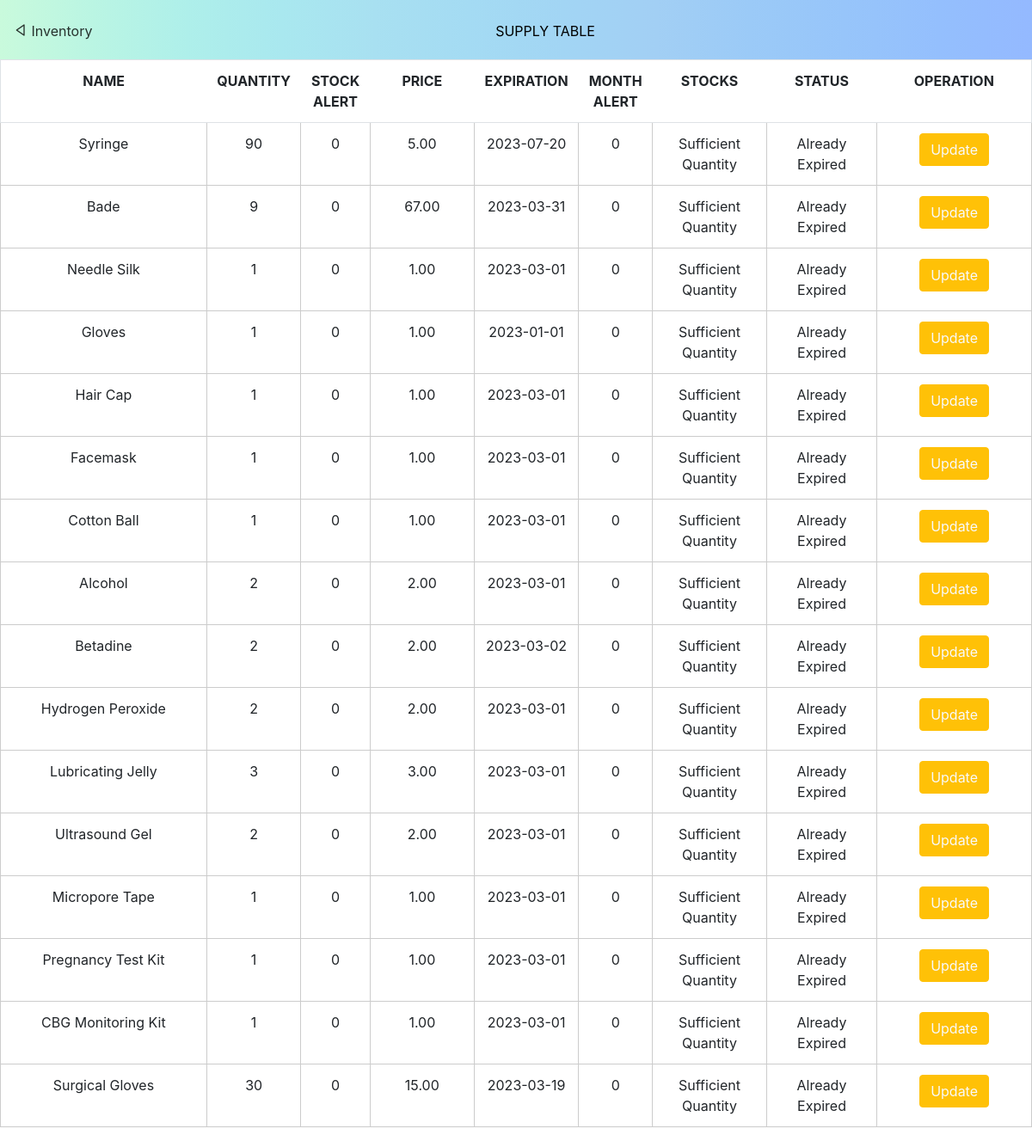
Screenshot of /MedClin/Estillore-Medical-Clinic-feature/Home/admin/supply.php (signed in) with the database file from the repository.
### tables this page shows
CREATE TABLE `supplies` (
  `supply_id` bigint(20) NOT NULL,
  `name` varchar(255) DEFAULT NULL,
  `quantity` int(11) DEFAULT NULL,
  `stock_alert` int(11) NOT NULL,
  `month_alert` int(11) NOT NULL,
  `price` decimal(5,2) DEFAULT NULL,
  `exp_date` date DEFAULT NULL,
  `mnf_date` date DEFAULT NULL,
  `create_datetime` datetime DEFAULT NULL,
  `update_datetime` datetime DEFAULT NULL
);

### MedClin/Estillore-Medical-Clinic-feature/Home/admin/supply.php (the view, shortened to what this page needs)
<?php
    $sortColumn = isset($_GET['sort']) ? $_GET['sort'] : 'supply_id';
    $sortOrder = isset($_GET['order']) ? $_GET['order'] : 'ASC';
    $localhost = "localhost";
    $root = "root";
    $password = "";
    $db = "profiles";
    $con = mysqli_connect($localhost, $root, $password, $db);
    $query = "SELECT supplies.*,
        CASE
            WHEN exp_date = NOW() THEN 'Expired Today'
            WHEN exp_date < NOW() THEN 'Already Expired'
            WHEN exp_date = DATE_ADD(NOW(), INTERVAL month_alert MONTH) THEN 'Near Expiry'
        END AS 'status',
        CASE
            WHEN quantity > stock_alert THEN 'Sufficient Quantity'
            WHEN quantity <= stock_alert THEN 'Needs Restocking'
            WHEN quantity = 1 THEN 'Out of Stock'
        END AS 'stocks',
        CASE
            WHEN supply_id > 0 THEN 'Supply'
        END AS 'category'
        FROM supplies
        WHERE quantity <= stock_alert OR exp_date <= NOW()
        ORDER BY $sortColumn $sortOrder";
    $category = 'Supply';
    if ($supply = $con->query($query)) {
    }
?>
<!DOCTYPE html>
<html lang="en">
    <head>
        <link rel="stylesheet" href="../stylesheets/table.css">
        <link rel="stylesheet" href="https://cdn.jsdelivr.net/npm/bootstrap@5.0.0-beta1/dist/css/bootstrap.min.css">
        <link rel="stylesheet" href="https://cdn.jsdelivr.net/npm/bootstrap@5.0.0-beta1/dist/js/bootstrap.bundle.min.js">
        <link rel="stylesheet" href="https://cdnjs.cloudflare.com/ajax/libs/jquery/3.2.1/jquery.min.js">
        <link rel="stylesheet" href="https://cdn.jsdelivr.net/npm/boxicons@latest/css/boxicons.min.css">
        <link href="https://cdn.jsdelivr.net/npm/bootstrap@5.3.0-alpha1/dist/css/bootstrap.min.css" rel="stylesheet">
        <link href="//maxcdn.bootstrapcdn.com/bootstrap/4.0.0/css/bootstrap.min.css" rel="stylesheet" id="bootstrap-css">
    </head>
    <body>
    <header class="header home-bg" id="header" style="opacity:; height: 69px;">
        <div class="w-20 h-20">
            <br>
            <a class="ml-3 float-left" href="inventory.php"
            style="text-decoration:none; color: black; opacity:.8; width:100px;"><i class='bx bx-left-arrow'></i>
                Inventory</a>
            <p class="mr-5 float text-center" style="text-decoration:none; color: black;">SUPPLY TABLE</p>
        </div>
    </header>
    <div class="bg-secondary">
        <div>
            <table class="table">
                <tr class="bg-info text-black">
                    <th class="thead-dark sortable-column" style="width:20%;"
                        onclick="window.location='?sort=name&order=<?php echo $sortOrder === 'ASC' ? 'DESC' : 'ASC'; ?>'">NAME
                    </th>
                    <th class="thead-dark sortable-column" style="width:5%;"
                        onclick="window.location='?sort=quantity&order=<?php echo $sortOrder === 'ASC' ? 'DESC' : 'ASC'; ?>'">QUANTITY
                    </th>
                    <th class="thead-dark sortable-column" style="width:5%;"
                        onclick="window.location='?sort=stock_alert&order=<?php echo $sortOrder === 'ASC' ? 'DESC' : 'ASC'; ?>'">STOCK ALERT
                    </th>
                    <th class="thead-dark sortable-column"
                        onclick="window.location='?sort=price&order=<?php echo $sortOrder === 'ASC' ? 'DESC' : 'ASC'; ?>'">PRICE
                    </th>
                    <th class="thead-dark sortable-column" style="width:10%;"
                        onclick="window.location='?sort=exp_date&order=<?php echo $sortOrder === 'ASC' ? 'DESC' : 'ASC'; ?>'">EXPIRATION
                    </th>
                    <th class="thead-dark sortable-column" style="width:5%;"
                        onclick="window.location='?sort=month_alert&order=<?php echo $sortOrder === 'ASC' ? 'DESC' : 'ASC'; ?>'">MONTH ALERT
                    </th>
                    <th class="thead-dark">STOCKS</th>
                    <th class="thead-dark">STATUS</th>
                    <th class="thead-dark" style="width:15%;">OPERATION</th>
                </tr>
                <?php
                while ($rows = $supply->fetch_assoc()) {
                    ?>
                    <tr class="bg-light">
                        <td class="hidden-column"><?php echo $id = $rows['supply_id']; ?></td>
                        <td><?php echo $name = $rows['name']; ?></td>
                        <td><?php echo $quantity = $rows['quantity']; ?></td>
                        <td><?php echo $quantity = $rows['stock_alert']; ?></td>
                        <td><?php echo $price = $rows['price']; ?></td>
                        <td class="hidden-column"><?php echo $mnf_date = $rows['mnf_date']; ?></td>
                        <td><?php echo $exp_date = $rows['exp_date']; ?></td>
                        <td><?php echo $exp_date = $rows['month_alert']; ?></td>
                        <td><?php echo $rows['stocks']; ?></td>
                        <td><?php echo $rows['status']; ?></td>
                        <?php
                        echo '
                        <td>
                            <button class="btn btn-warning"><a href="update.php?updateid=' . $id . '&category=' . $category . '&name=' . $name . '&quantity=' . $quantity . '&price=' . $price . '&mnf_date=' . $mnf_date . '&exp_date=' . $exp_date . '&month_alert=' . $rows['month_alert'] . '&stock_alert=' . $rows['stock_alert'] . '" class="text-light">Update</a></button>
                        </td>
                        ';
                        ?>
                    </tr>
                    <?php
                }
                ?>
            </table>
        </div>
    </div>
    </body>
</html>

### MedClin/Estillore-Medical-Clinic-feature/Home/stylesheets/table.css (style rules this page uses)
table { margin: 0 auto; font-size: medium; border: 1px solid black; }
table, table td { border: 1px solid #cccccc; }
td , tr { height: 50px; width: 160px; text-align: center; vertical-align: middle; }
th { position: sticky; top: 0; }

### MedClin/Estillore-Medical-Clinic-feature/Home/admin/supply.php (style rules this page uses)
.home-bg { background-image: linear-gradient(to right, #c9fadc, #baf5e3, #aeefea, #a9e8ef, #a8e0f1, #a4dbf3, #a2d5f4, #a2cff4, #9bcaf7, #97c5fa, #94bffd, #94b9ff); }
.sortable-column { cursor: pointer; }

### rows the page displays
supplies: name "Syringe", quantity "90", stock_alert "0", price "5.00", exp_date "2023-07-20", month_alert "0", stocks "Sufficient Quantity", status "Already Expired"
supplies: name "Bade", quantity "9", stock_alert "0", price "67.00", exp_date "2023-03-31", month_alert "0", stocks "Sufficient Quantity", status "Already Expired"
supplies: name "Needle Silk", quantity "1", stock_alert "0", price "1.00", exp_date "2023-03-01", month_alert "0", stocks "Sufficient Quantity", status "Already Expired"
supplies: name "Gloves", quantity "1", stock_alert "0", price "1.00", exp_date "2023-01-01", month_alert "0", stocks "Sufficient Quantity", status "Already Expired"
supplies: name "Hair Cap", quantity "1", stock_alert "0", price "1.00", exp_date "2023-03-01", month_alert "0", stocks "Sufficient Quantity", status "Already Expired"
supplies: name "Facemask", quantity "1", stock_alert "0", price "1.00", exp_date "2023-03-01", month_alert "0", stocks "Sufficient Quantity", status "Already Expired"
supplies: name "Cotton Ball", quantity "1", stock_alert "0", price "1.00", exp_date "2023-03-01", month_alert "0", stocks "Sufficient Quantity", status "Already Expired"
supplies: name "Alcohol", quantity "2", stock_alert "0", price "2.00", exp_date "2023-03-01", month_alert "0", stocks "Sufficient Quantity", status "Already Expired"
supplies: name "Betadine", quantity "2", stock_alert "0", price "2.00", exp_date "2023-03-02", month_alert "0", stocks "Sufficient Quantity", status "Already Expired"
supplies: name "Hydrogen Peroxide", quantity "2", stock_alert "0", price "2.00", exp_date "2023-03-01", month_alert "0", stocks "Sufficient Quantity", status "Already Expired"
supplies: name "Lubricating Jelly", quantity "3", stock_alert "0", price "3.00", exp_date "2023-03-01", month_alert "0", stocks "Sufficient Quantity", status "Already Expired"
supplies: name "Ultrasound Gel", quantity "2", stock_alert "0", price "2.00", exp_date "2023-03-01", month_alert "0", stocks "Sufficient Quantity", status "Already Expired"
supplies: name "Micropore Tape", quantity "1", stock_alert "0", price "1.00", exp_date "2023-03-01", month_alert "0", stocks "Sufficient Quantity", status "Already Expired"
supplies: name "Pregnancy Test Kit", quantity "1", stock_alert "0", price "1.00", exp_date "2023-03-01", month_alert "0", stocks "Sufficient Quantity", status "Already Expired"
supplies: name "CBG Monitoring Kit", quantity "1", stock_alert "0", price "1.00", exp_date "2023-03-01", month_alert "0", stocks "Sufficient Quantity", status "Already Expired"
supplies: name "Surgical Gloves", quantity "30", stock_alert "0", price "15.00", exp_date "2023-03-19", month_alert "0", stocks "Sufficient Quantity", status "Already Expired"
